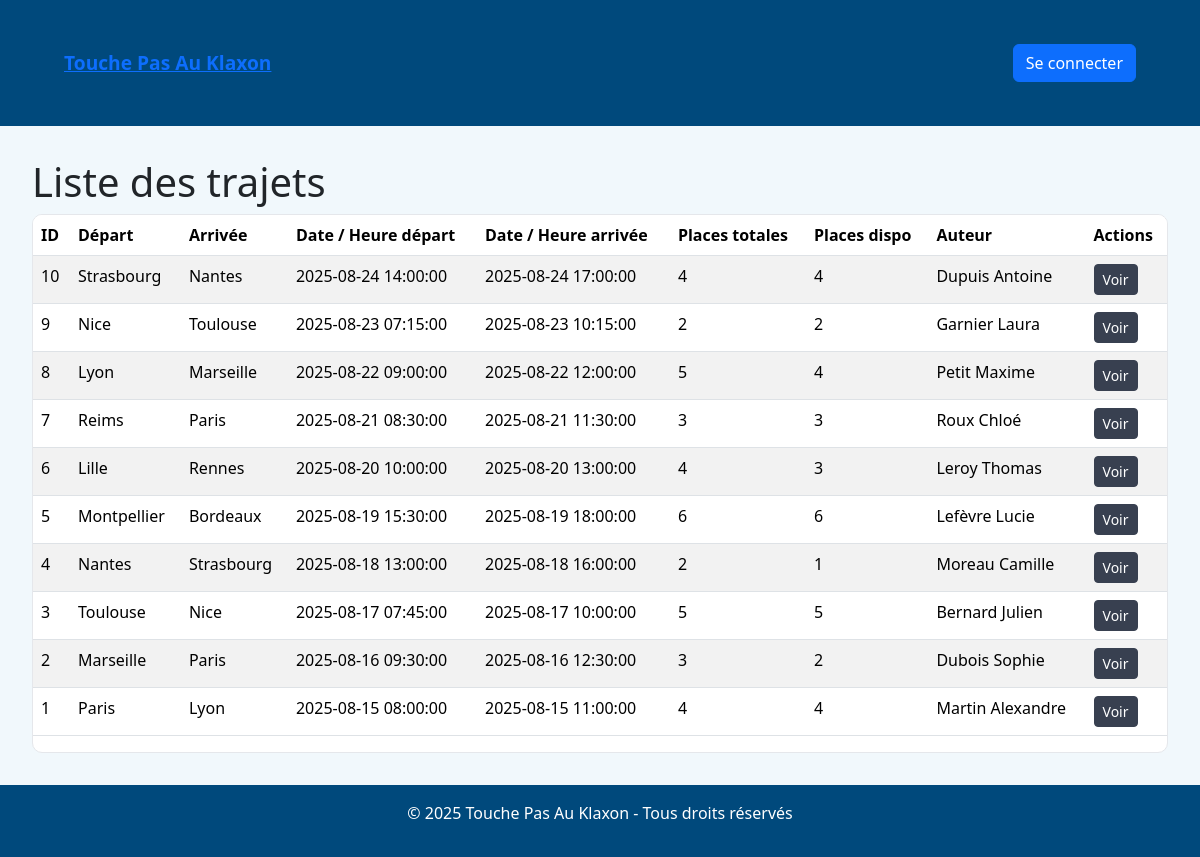
Screenshot of /trajets with the database file from the repository.
### tables this page shows
CREATE TABLE trajets (
    id INT AUTO_INCREMENT PRIMARY KEY,
    agence_depart_id INT NOT NULL,
    agence_arrivee_id INT NOT NULL,
    date_heure_depart DATETIME NOT NULL,
    date_heure_arrivee DATETIME NOT NULL,
    places_total INT NOT NULL CHECK (places_total > 0),
    places_disponibles INT NOT NULL CHECK (places_disponibles >= 0),
    auteur_id INT NOT NULL,
    FOREIGN KEY (agence_depart_id) REFERENCES agences(id),
    FOREIGN KEY (agence_arrivee_id) REFERENCES agences(id),
    FOREIGN KEY (auteur_id) REFERENCES utilisateurs(id),
    CHECK (agence_depart_id != agence_arrivee_id),
    CHECK (date_heure_arrivee > date_heure_depart),
    CHECK (places_disponibles <= places_total)
);

CREATE TABLE agences (
    id INT AUTO_INCREMENT PRIMARY KEY,
    nom VARCHAR(100) NOT NULL UNIQUE
);

CREATE TABLE utilisateurs (
    id INT AUTO_INCREMENT PRIMARY KEY,
    nom VARCHAR(100) NOT NULL,
    prenom VARCHAR(100) NOT NULL,
    email VARCHAR(150) NOT NULL UNIQUE,
    telephone VARCHAR(20) NOT NULL,
    mot_de_passe VARCHAR(255) NOT NULL,
    role ENUM('utilisateur', 'admin') NOT NULL DEFAULT 'utilisateur'
);

### app/controllers/TrajetController.php (called while the page is built, shortened)
<?php
class TrajetController extends Controller
{
    public function index(): void
    {
        $trajets = (new Trajet())->findAll();
        $agences = (new Agence())->findAll();
        $this->render('trajet/index', [
            'title'   => 'Liste des trajets',
            'trajets' => $trajets,
            'agences' => $agences,
        ]);
    }
}

### public/index.php (called while the page is built, shortened)
<?php
require_once ROOT . '/app/core/Autoloader.php';
$router = new Router(BASE_PATH);
$router->dispatch($_SERVER);

### app/core/Autoloader.php (called while the page is built, shortened)
<?php
class Autoloader {
    public static function autoload($class) {
        $class = str_replace('App\\', '', $class);
        $class = str_replace('\\', DIRECTORY_SEPARATOR, $class);
        $file = ROOT . '/app/' . $class . '.php';
    }
}

### app/core/Database.php (called while the page is built, shortened)
<?php
class Database
{
    private static ?PDO $pdo = null;
    public static function getConnection(): PDO
    {
        if (self::$pdo === null) {
            $host    = '127.0.0.1';
            $port    = 3306;
            $db      = 'covoiturage';
            $user    = 'root';
            $pass    = '';
            $charset = 'utf8mb4';
            $dsn = "mysql:host={$host};port={$port};dbname={$db};charset={$charset}";
            $options = [
                PDO::ATTR_ERRMODE            => PDO::ERRMODE_EXCEPTION,
                PDO::ATTR_DEFAULT_FETCH_MODE => PDO::FETCH_ASSOC,
                PDO::ATTR_EMULATE_PREPARES   => false,
                PDO::MYSQL_ATTR_INIT_COMMAND => "SET NAMES utf8mb4 COLLATE utf8mb4_general_ci"
            ];
            try {
                self::$pdo = new PDO($dsn, $user, $pass, $options);
                self::$pdo->exec("SET collation_connection = 'utf8mb4_general_ci'");
            } catch (PDOException $e) {
                die('Erreur de connexion à la base de données : ' . $e->getMessage());
            }
        }
        return self::$pdo;
    }
}

### app/core/Model.php (called while the page is built, shortened)
<?php
abstract class Model
{
    protected $pdo;
    public function __construct()
    {
        $this->pdo = Database::getConnection();
    }
    public function query(string $sql, array $params = [])
    {
        $stmt = $this->pdo->prepare($sql);
        $stmt->execute($params);
        return $stmt->fetchAll(PDO::FETCH_ASSOC);
    }
}

### app/models/Trajet.php (called while the page is built, shortened)
<?php
class Trajet extends Model
{
    protected $table = 'trajets';
    public function findAll(): array
    {
        return $this->query("
            SELECT t.*,
                   a1.nom AS agence_depart_nom,
                   a2.nom AS agence_arrivee_nom,
                   u.id  AS auteur_id,
                   u.nom AS auteur_nom, u.prenom AS auteur_prenom, u.email AS auteur_email, u.telephone AS auteur_telephone
            FROM {$this->table} t
            JOIN agences a1 ON t.agence_depart_id = a1.id
            JOIN agences a2 ON t.agence_arrivee_id = a2.id
            JOIN utilisateurs u ON t.auteur_id = u.id
            ORDER BY t.date_heure_depart DESC
        ");
    }
}

### app/views/trajet/index.php (the view, shortened to what this page needs)
<?php
$base      = defined('BASE_PATH') ? rtrim(BASE_PATH, '/') : '';
?>
<h1>Liste des trajets</h1>
<?php if (!empty($trajets)): ?>
  <div style="overflow:auto;background:#fff;border:1px solid #e5e7eb;border-radius:10px;">
    <table class="table table-striped" style="min-width:920px;">
      <thead>
        <tr>
          <th>ID</th>
          <th>Départ</th>
          <th>Arrivée</th>
          <th>Date / Heure départ</th>
          <th>Date / Heure arrivée</th>
          <th>Places totales</th>
          <th>Places dispo</th>
          <th>Auteur</th>
          <th>Actions</th>
        </tr>
      </thead>
      <tbody>
      <?php foreach ($trajets as $t): ?>
        <?php
          $tid = (int)$t['id'];
        ?>
        <tr>
          <td><?= $tid ?></td>
          <td><?= htmlspecialchars($t['agence_depart_nom'] ?? '', ENT_QUOTES, 'UTF-8') ?></td>
          <td><?= htmlspecialchars($t['agence_arrivee_nom'] ?? '', ENT_QUOTES, 'UTF-8') ?></td>
          <td><?= htmlspecialchars($t['date_heure_depart'] ?? '', ENT_QUOTES, 'UTF-8') ?></td>
          <td><?= htmlspecialchars($t['date_heure_arrivee'] ?? '', ENT_QUOTES, 'UTF-8') ?></td>
          <td><?= htmlspecialchars((string)($t['places_total'] ?? ''), ENT_QUOTES, 'UTF-8') ?></td>
          <td><?= htmlspecialchars((string)($t['places_disponibles'] ?? ''), ENT_QUOTES, 'UTF-8') ?></td>
          <td><?= htmlspecialchars(trim(($t['auteur_nom'] ?? '').' '.($t['auteur_prenom'] ?? '')), ENT_QUOTES, 'UTF-8') ?></td>
          <td style="white-space:nowrap;">
            <a href="<?= $base ?>/trajets/show/<?= $tid ?>" class="btn btn-sm btn-brand">Voir</a>
          </td>
        </tr>
      <?php endforeach; ?>
      </tbody>
    </table>
  </div>
<?php else: ?>
  <div class="alert alert-warning">Aucun trajet trouvé.</div>
<?php endif; ?>

### app/core/Router.php (shortened to what this page needs)
<?php
class Router
{
    protected array $routes = ['GET' => [], 'POST' => []];
    protected function add(string $method, string $path, $action): void
    {
        $path  = '/' . ltrim($path, '/');
        $regex = preg_replace('#\{([a-zA-Z_][a-zA-Z0-9_]*)\}#', '(?P<$1>[^/]+)', $path);
        $regex = '#^' . $regex . '/?$#';
        $this->routes[$method][] = ['path' => $path, 'action' => $action, 'regex' => $regex];
    }
    public function dispatch(array $server): void
    {
        $method = $server['REQUEST_METHOD'] ?? 'GET';
        $uri    = $server['REQUEST_URI']   ?? '/';
        foreach ($this->routes[$method] ?? [] as $route) {
            if (preg_match($route['regex'], $uri, $m)) {
                $params = array_filter($m, 'is_string', ARRAY_FILTER_USE_KEY);
                $this->invoke($route['action'], $params);
                return;
            }
        }
    }
    protected function invoke($action, array $params): void
    {
        if (is_string($action)) {
            [$controller, $method] = explode('@', $action);
            $instance = new $controllerClass();
            call_user_func_array([$instance, $method], $params);
            return;
        }
        throw new \InvalidArgumentException('Action de route invalide');
    }
}

### rows the page displays
trajets: id "10", agence_depart.nom "Strasbourg", agence_arrivee.nom "Nantes", date_heure_depart "2025-08-24 14:00:00", date_heure_arrivee "2025-08-24 17:00:00", places_total "4", places_disponibles "4", auteur.prenom "Dupuis Antoine"
trajets: id "9", agence_depart.nom "Nice", agence_arrivee.nom "Toulouse", date_heure_depart "2025-08-23 07:15:00", date_heure_arrivee "2025-08-23 10:15:00", places_total "2", places_disponibles "2", auteur.prenom "Garnier Laura"
trajets: id "8", agence_depart.nom "Lyon", agence_arrivee.nom "Marseille", date_heure_depart "2025-08-22 09:00:00", date_heure_arrivee "2025-08-22 12:00:00", places_total "5", places_disponibles "4", auteur.prenom "Petit Maxime"
trajets: id "7", agence_depart.nom "Reims", agence_arrivee.nom "Paris", date_heure_depart "2025-08-21 08:30:00", date_heure_arrivee "2025-08-21 11:30:00", places_total "3", places_disponibles "3", auteur.prenom "Roux Chloé"
trajets: id "6", agence_depart.nom "Lille", agence_arrivee.nom "Rennes", date_heure_depart "2025-08-20 10:00:00", date_heure_arrivee "2025-08-20 13:00:00", places_total "4", places_disponibles "3", auteur.prenom "Leroy Thomas"
trajets: id "5", agence_depart.nom "Montpellier", agence_arrivee.nom "Bordeaux", date_heure_depart "2025-08-19 15:30:00", date_heure_arrivee "2025-08-19 18:00:00", places_total "6", places_disponibles "6", auteur.prenom "Lefèvre Lucie"
trajets: id "4", agence_depart.nom "Nantes", agence_arrivee.nom "Strasbourg", date_heure_depart "2025-08-18 13:00:00", date_heure_arrivee "2025-08-18 16:00:00", places_total "2", places_disponibles "1", auteur.prenom "Moreau Camille"
trajets: id "3", agence_depart.nom "Toulouse", agence_arrivee.nom "Nice", date_heure_depart "2025-08-17 07:45:00", date_heure_arrivee "2025-08-17 10:00:00", places_total "5", places_disponibles "5", auteur.prenom "Bernard Julien"
trajets: id "2", agence_depart.nom "Marseille", agence_arrivee.nom "Paris", date_heure_depart "2025-08-16 09:30:00", date_heure_arrivee "2025-08-16 12:30:00", places_total "3", places_disponibles "2", auteur.prenom "Dubois Sophie"
trajets: id "1", agence_depart.nom "Paris", agence_arrivee.nom "Lyon", date_heure_depart "2025-08-15 08:00:00", date_heure_arrivee "2025-08-15 11:00:00", places_total "4", places_disponibles "4", auteur.prenom "Martin Alexandre"
